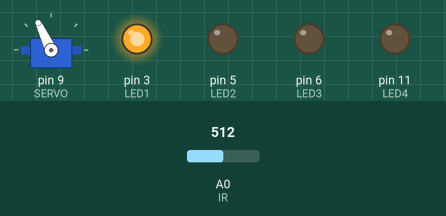
A sketch run on a simulated Arduino Uno, built with avr-gcc and run on an emulated ATmega328P. Parts: servo, output pins drawn as LEDs (lit = HIGH). The inputs (shaded band) are chosen by the test bench; at power-on: A0 (IR) = 512.

Above: at 2.3 s.
2.4 s: A0 (IR) set to 491
At 3.4 s:
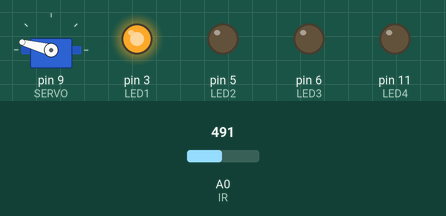
6.3 s: A0 (IR) set to 306
At 7.9 s:
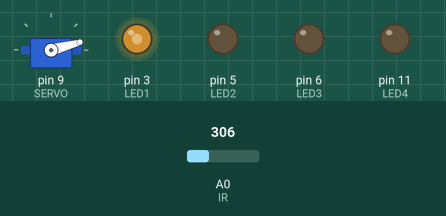
10.2 s: A0 (IR) set to 122
At 11.1 s:
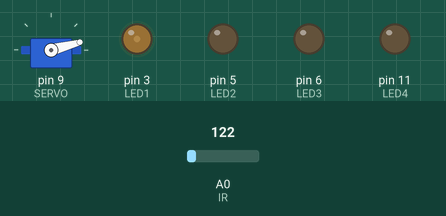
14.1 s: A0 (IR) set to 0
At 15.7 s:
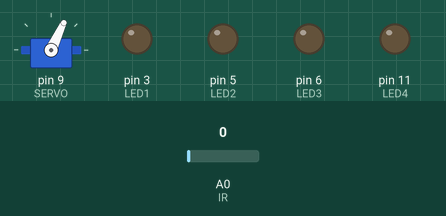
Timing chart, 0 to 19.0 s (numbered marks = the images above; inputs shaded):
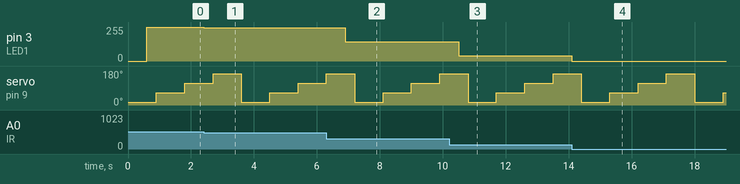

The sketch:

sweepingDistanceSensor.ino
```cpp
#include <Servo.h>
const int SERVO = 9; //Servo on pin 9
const int IR = 0; //IR Distance Sensor on Analog Pin 0
const int LED1 = 3; //LED Output 1
const int LED2 = 5; //LED Output 2
const int LED3 = 6; //LED Output 3
const int LED4 = 11; //LED Output 4

Servo myServo; //Servo Object
int dist1 = 0;//Quadrant 1 distance
int dist2 = 0;//Quadrant 2 distance
int dist3 = 0;//Quadrant 3 distance
int dist4 = 0;//Quadrant 4 distance
void setup() {
  myServo.attach(SERVO);//Attach the servo
  pinMode(LED1,OUTPUT);//Set LED to Output
  pinMode(LED2,OUTPUT);//Set LED to Output
  pinMode(LED3,OUTPUT);//Set LED to Output
  pinMode(LED4,OUTPUT);//Set LED to Output
}

void loop() {
  //Sweep the servo into four regions and change the LEDs
  dist1 = readDistance(15); //Measure IR distance at 15 degrees
  analogWrite(LED1,dist1); //Adjust LED brightness
  delay(300);

  dist2 = readDistance(65); //Measure IR distance at 65 degrees
  analogWrite(LED1,dist2); //Adjust LED brightness
  delay(300);

  dist3 = readDistance(115); //Measure IR distance at 115 degrees
  analogWrite(LED1,dist3); //Adjust LED brightness
  delay(300);

  dist4 = readDistance(165); //Measure IR distance at 165 degrees
  analogWrite(LED1,dist4); //Adjust LED brightness
  delay(300);
}

int readDistance(int pos){
  myServo.write(pos); //move to given position
  delay(600); //wait for servo to move
  int dist = analogRead(IR); //read IR sensor
  dist = map(dist,50,500,0,255); //scale it to LED range
  dist = constrain(dist,0,255);//constrain it
  return dist; //return scaled distance
  }
```

Measured:
- the behaviour switches between 500 and 499 on A0 (IR) (found by bisection; images 0 and 1)
- after the input at 2.4 s, pin 3 (LED1): 255/255 → 249/255 at once
- after the input at 6.3 s, pin 3 (LED1): 249/255 → 145/255 after 0.60 s
- after the input at 10.2 s, pin 3 (LED1): 145/255 → 40/255 after 0.30 s
- after the input at 14.1 s, pin 3 (LED1): 40/255 → 0/255 at once
